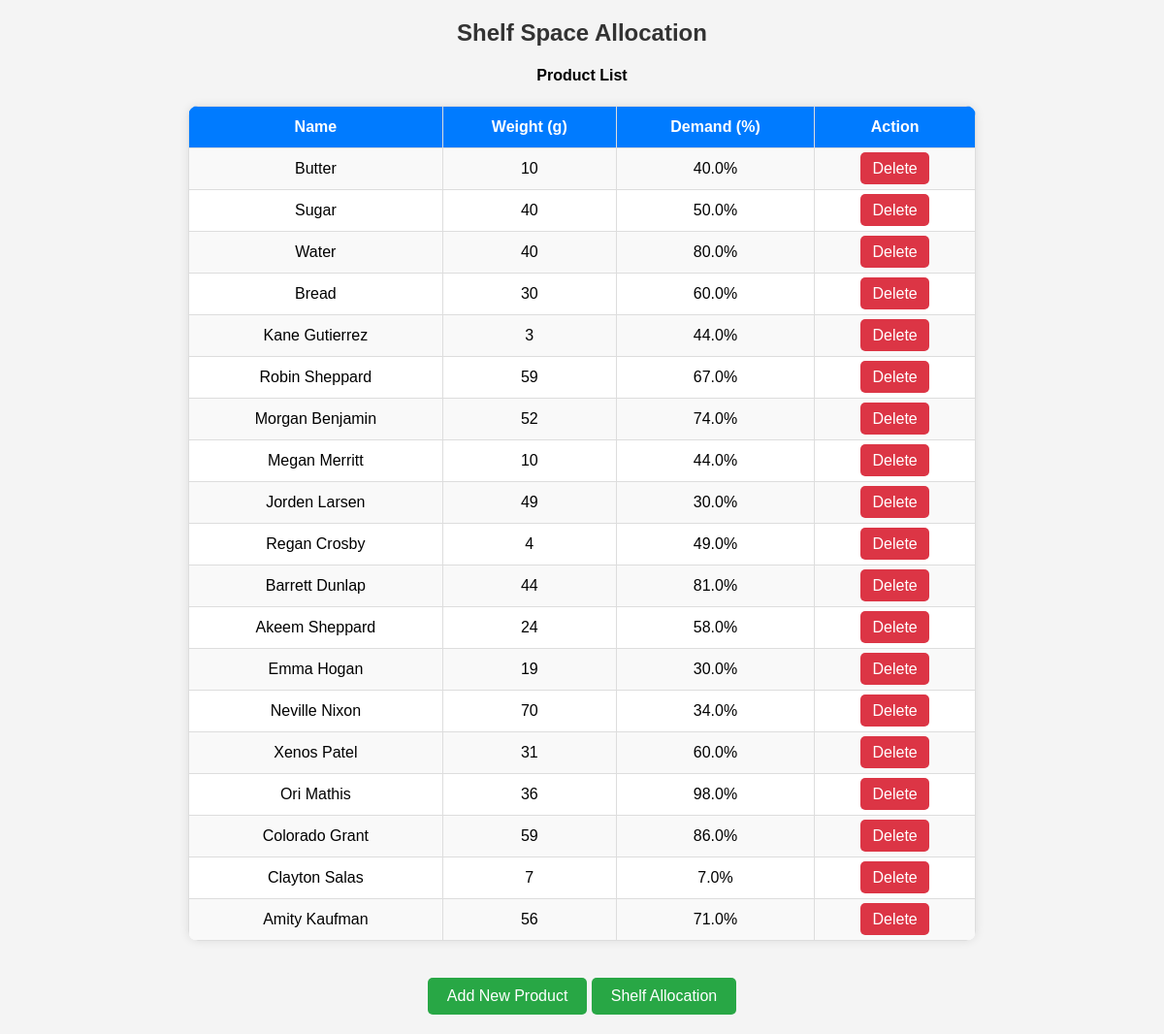
Screenshot of /products/ with the database file from the repository.
### products/models.py (models this page shows, shortened)
class Product(models.Model):
    name = models.CharField(max_length=255)
    weight = models.IntegerField()
    demand_percent = models.FloatField()

### products/views.py (the view)
# urls.py: path('', product_list, name='product_list'),
def product_list(request):
    products = Product.objects.all()
    return render(request, 'product_list.html', {'products': products})

### products/templates/product_list.html (shortened to what this page needs)
<!DOCTYPE html>
<html lang="en">
<head>
</head>
<body>
    <h2>Shelf Space Allocation</h2>
    <h4>Product List</h4>
    <table>
        <tr>
            <th>Name</th>
            <th>Weight (g)</th>
            <th>Demand (%)</th>
            <th>Action</th>
        </tr>
        {% for product in products %}
        <tr>
            <td>{{ product.name }}</td>
            <td>{{ product.weight }}</td>
            <td>{{ product.demand_percent }}%</td>
            <td>
                <a href="{% url 'delete_product' product.id %}" class="delete-btn"
                   onclick="return confirm('Are you sure you want to delete this product?');">
                    Delete
                </a>
            </td>
        </tr>
        {% endfor %}
    </table>
    <br>
    <div class="button">
        <a href="{% url 'add_product' %}">Add New Product</a>
        <a href="{% url 'shelf_allocation' %}">Shelf Allocation</a>
    </div>
</body>
</html>

### products/templates/product_list.html (style rules this page uses)
body { font-family: Arial, sans-serif; background-color: #f4f4f4; text-align: center; margin: 20px; }
h2 { color: #333; }
table { width: 70%; margin: auto; border-collapse: collapse; background: white; box-shadow: 0px 0px 10px rgba(0, 0, 0, 0.1); border-radius: 10px; overflow: hidden; }
th, td { border: 1px solid #ddd; padding: 12px; text-align: center; }
th { background-color: #007bff; color: white; }
tr:nth-child(even) { background-color: #f9f9f9; }
.button a { display: inline-block; margin-top: 20px; padding: 10px 20px; text-decoration: none; background-color: #28a745; color: white; border-radius: 5px; }
.delete-btn { background-color: #dc3545; color: white; padding: 8px 12px; border: none; cursor: pointer; border-radius: 5px; text-decoration: none; }

### rows the page displays
Product: name "Butter", weight "10", demand_percent "40.0"
Product: name "Sugar", weight "40", demand_percent "50.0"
Product: name "Water", weight "40", demand_percent "80.0"
Product: name "Bread", weight "30", demand_percent "60.0"
Product: name "Kane Gutierrez", weight "3", demand_percent "44.0"
Product: name "Robin Sheppard", weight "59", demand_percent "67.0"
Product: name "Morgan Benjamin", weight "52", demand_percent "74.0"
Product: name "Megan Merritt", weight "10", demand_percent "44.0"
Product: name "Jorden Larsen", weight "49", demand_percent "30.0"
Product: name "Regan Crosby", weight "4", demand_percent "49.0"
Product: name "Barrett Dunlap", weight "44", demand_percent "81.0"
Product: name "Akeem Sheppard", weight "24", demand_percent "58.0"
Product: name "Emma Hogan", weight "19", demand_percent "30.0"
Product: name "Neville Nixon", weight "70", demand_percent "34.0"
Product: name "Xenos Patel", weight "31", demand_percent "60.0"
Product: name "Ori Mathis", weight "36", demand_percent "98.0"
Product: name "Colorado Grant", weight "59", demand_percent "86.0"
Product: name "Clayton Salas", weight "7", demand_percent "7.0"
Product: name "Amity Kaufman", weight "56", demand_percent "71.0"
